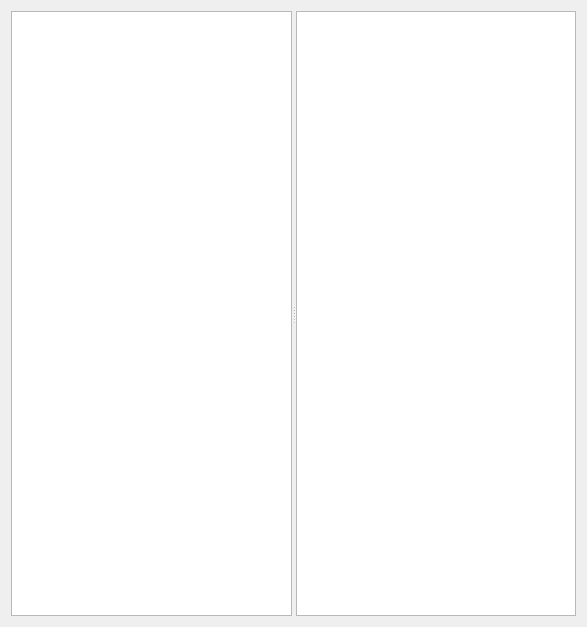
<?xml version="1.0" encoding="UTF-8"?>
<ui version="4.0">
 <class>DownloadsPage</class>
 <widget class="QWidget" name="DownloadsPage">
  <property name="geometry">
   <rect>
    <x>0</x>
    <y>0</y>
    <width>587</width>
    <height>627</height>
   </rect>
  </property>
  <property name="windowTitle">
   <string>Form</string>
  </property>
  <layout class="QVBoxLayout" name="verticalLayout">
   <item>
    <widget class="QSplitter" name="splitter">
     <property name="orientation">
      <enum>Qt::Horizontal</enum>
     </property>
     <widget class="QTreeView" name="treeViewPackages">
      <property name="frameShape">
       <enum>QFrame::StyledPanel</enum>
      </property>
      <property name="rootIsDecorated">
       <bool>false</bool>
      </property>
      <property name="uniformRowHeights">
       <bool>true</bool>
      </property>
     </widget>
     <widget class="QTreeView" name="treeViewParts"/>
    </widget>
   </item>
  </layout>
 </widget>
 <resources/>
 <connections/>
</ui>
